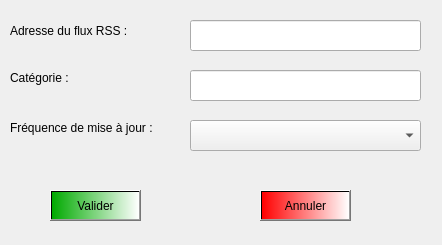
<?xml version="1.0" encoding="UTF-8"?>
<ui version="4.0">
 <class>Dialog</class>
 <widget class="QDialog" name="Dialog">
  <property name="geometry">
   <rect>
    <x>0</x>
    <y>0</y>
    <width>442</width>
    <height>245</height>
   </rect>
  </property>
  <property name="windowTitle">
   <string>Dialog</string>
  </property>
  <widget class="QLabel" name="label">
   <property name="geometry">
    <rect>
     <x>10</x>
     <y>20</y>
     <width>131</width>
     <height>21</height>
    </rect>
   </property>
   <property name="styleSheet">
    <string notr="true">font: 10pt &quot;MS Shell Dlg 2&quot;;</string>
   </property>
   <property name="text">
    <string>Adresse du flux RSS : </string>
   </property>
  </widget>
  <widget class="QLineEdit" name="rss_adress_lineEdit">
   <property name="geometry">
    <rect>
     <x>190</x>
     <y>20</y>
     <width>231</width>
     <height>31</height>
    </rect>
   </property>
  </widget>
  <widget class="QComboBox" name="update_frequency_comboBox">
   <property name="geometry">
    <rect>
     <x>190</x>
     <y>120</y>
     <width>231</width>
     <height>31</height>
    </rect>
   </property>
  </widget>
  <widget class="QLabel" name="label_2">
   <property name="geometry">
    <rect>
     <x>10</x>
     <y>120</y>
     <width>161</width>
     <height>16</height>
    </rect>
   </property>
   <property name="styleSheet">
    <string notr="true">font: 10pt &quot;MS Shell Dlg 2&quot;;</string>
   </property>
   <property name="text">
    <string>Fréquence de mise à jour :</string>
   </property>
  </widget>
  <widget class="QLabel" name="label_3">
   <property name="geometry">
    <rect>
     <x>10</x>
     <y>70</y>
     <width>81</width>
     <height>16</height>
    </rect>
   </property>
   <property name="styleSheet">
    <string notr="true">font: 10pt &quot;MS Shell Dlg 2&quot;;</string>
   </property>
   <property name="text">
    <string>Catégorie :</string>
   </property>
  </widget>
  <widget class="QLineEdit" name="category_lineEdit">
   <property name="geometry">
    <rect>
     <x>190</x>
     <y>70</y>
     <width>231</width>
     <height>31</height>
    </rect>
   </property>
  </widget>
  <widget class="QPushButton" name="add_submit_btn">
   <property name="geometry">
    <rect>
     <x>50</x>
     <y>190</y>
     <width>91</width>
     <height>31</height>
    </rect>
   </property>
   <property name="styleSheet">
    <string notr="true">background-color: qlineargradient(spread:pad, x1:0, y1:0, x2:1, y2:0, stop:0 rgba(0, 170, 0, 255), stop:1 rgba(255, 255, 255, 255));
font: 10pt &quot;MS Shell Dlg 2&quot;;</string>
   </property>
   <property name="text">
    <string>Valider</string>
   </property>
  </widget>
  <widget class="QPushButton" name="add_cancel_btn">
   <property name="geometry">
    <rect>
     <x>260</x>
     <y>190</y>
     <width>91</width>
     <height>31</height>
    </rect>
   </property>
   <property name="styleSheet">
    <string notr="true">background-color: qlineargradient(spread:pad, x1:0, y1:0, x2:1, y2:0, stop:0 rgba(255, 0, 0, 255), stop:1 rgba(255, 255, 255, 255));
font: 10pt &quot;MS Shell Dlg 2&quot;;</string>
   </property>
   <property name="text">
    <string>Annuler</string>
   </property>
  </widget>
 </widget>
 <resources/>
 <connections/>
</ui>
